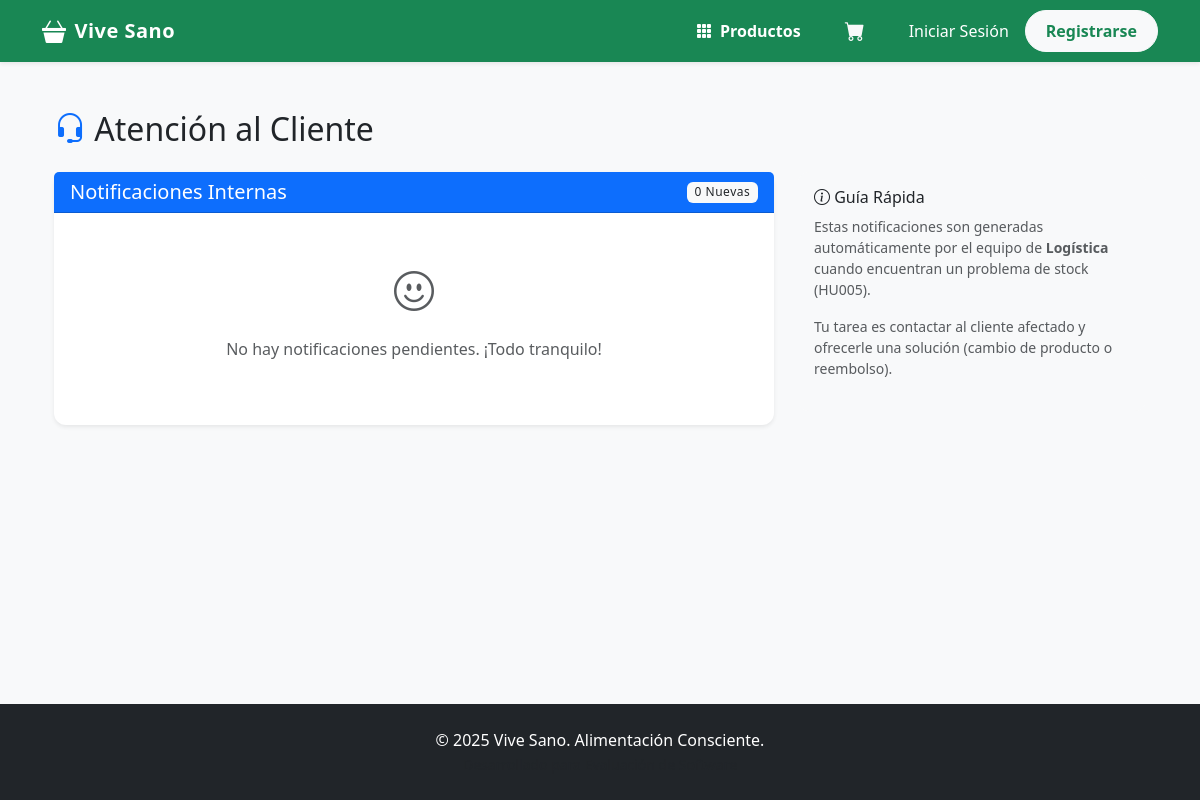
Page /gestion/atencion/ on the earlier database version.
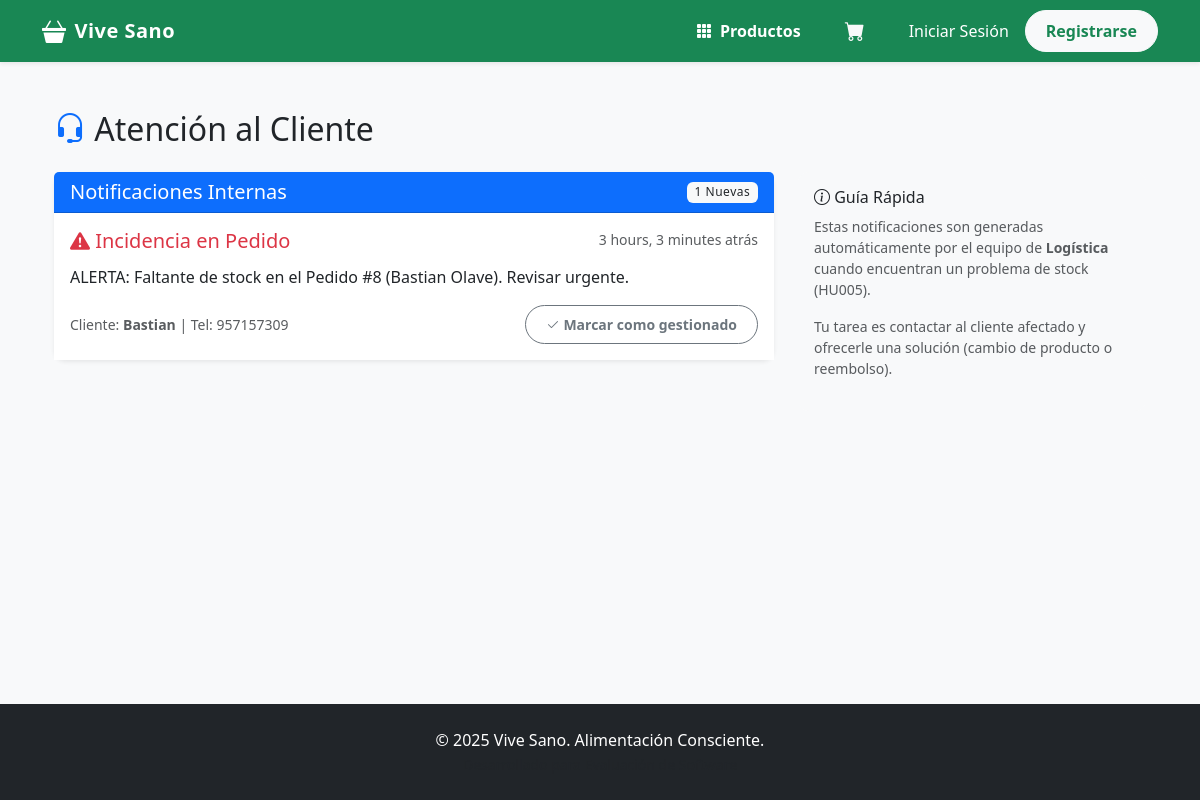
Same page on the later database version.
### gestion/models.py (models this page shows, shortened)
class Notificacion(models.Model):
    destinatario_grupo = models.ForeignKey(Group, on_delete=models.CASCADE)
    mensaje = models.TextField()
    fecha = models.DateTimeField(auto_now_add=True)
    leido = models.BooleanField(default=False)
    pedido = models.ForeignKey(Pedido, on_delete=models.SET_NULL, null=True, blank=True)

class Pedido(models.Model):
    ESTADO_CHOICES = [
        ('Pendiente', 'Pendiente'),
        ('En Preparacion', 'En Preparación'),
        ('En Espera Faltante', 'En espera por faltante'), # [cite: 339]
        ('Despachado', 'Despachado'),
        ('Entregado', 'Entregado'),
        ('Cancelado', 'Cancelado'),
    ]
    cliente = models.ForeignKey(Cliente, on_delete=models.SET_NULL, null=True, blank=True)
    fecha = models.DateTimeField(auto_now_add=True)
    total = models.DecimalField(max_digits=10, decimal_places=2, default=0.00)
    estado = models.CharField(max_length=20, choices=ESTADO_CHOICES, default='Pendiente')

class Cliente(models.Model):
    user = models.OneToOneField(User, on_delete=models.CASCADE, null=True, blank=True)
    nombre = models.CharField(max_length=100)
    apellido = models.CharField(max_length=100)
    email = models.EmailField(unique=True)
    telefono = models.CharField(max_length=15, blank=True)
    direccion = models.CharField(max_length=255, blank=True)

### gestion/views.py (the view)
# urls.py: path('atencion/', views.dashboard_atencion, name='dashboard_atencion'),
def dashboard_atencion(request):
    try:
        grupo_atencion = Group.objects.get(name='Atencion al cliente')
        notificaciones = Notificacion.objects.filter(destinatario_grupo=grupo_atencion, leido=False).order_by('-fecha')
    except Group.DoesNotExist:
        notificaciones = []
    return render(request, 'gestion/dashboard_atencion.html', {'notificaciones': notificaciones})

### gestion/templates/gestion/dashboard_atencion.html (shortened to what this page needs)
{% extends 'base.html' %}
{% block content %}
<div class="container">
    <h2 class="mb-4"><i class="bi bi-headset text-primary"></i> Atención al Cliente</h2>
    <div class="row">
        <div class="col-md-8">
            <div class="card shadow-sm">
                <div class="card-header bg-primary text-white d-flex justify-content-between align-items-center">
                    <h5 class="mb-0">Notificaciones Internas</h5>
                    <span class="badge bg-light text-dark">{{ notificaciones|length }} Nuevas</span>
                </div>
                <div class="card-body p-0">
                    <div class="list-group list-group-flush">
                        {% for notif in notificaciones %}
                        <div class="list-group-item list-group-item-action flex-column align-items-start p-3">
                            <div class="d-flex w-100 justify-content-between">
                                <h5 class="mb-1 text-danger">
                                    <i class="bi bi-exclamation-triangle-fill"></i> Incidencia en Pedido
                                </h5>
                                <small class="text-muted">{{ notif.fecha|timesince }} atrás</small>
                            </div>
                            <p class="mb-2 mt-2">{{ notif.mensaje }}</p>
                            <div class="d-flex justify-content-between align-items-center mt-3">
                                {% if notif.pedido %}
                                <span class="text-muted small">
                                    Cliente: <strong>{{ notif.pedido.cliente.nombre }}</strong> | Tel: {{ notif.pedido.cliente.telefono }}
                                </span>
                                {% endif %}
                                <a href="{% url 'marcar_leido' notif.id %}" class="btn btn-sm btn-outline-secondary">
                                    <i class="bi bi-check2"></i> Marcar como gestionado
                                </a>
                            </div>
                        </div>
                        {% empty %}
                        <div class="text-center py-5">
                            <i class="bi bi-emoji-smile fs-1 text-muted"></i>
                            <p class="mt-3 text-muted">No hay notificaciones pendientes. ¡Todo tranquilo!</p>
                        </div>
                        {% endfor %}
                    </div>
                </div>
            </div>
        </div>
        <div class="col-md-4">
            <div class="card bg-light">
                <div class="card-body">
                    <h6><i class="bi bi-info-circle"></i> Guía Rápida</h6>
                    <p class="small text-muted">
                        Estas notificaciones son generadas automáticamente por el equipo de <strong>Logística</strong> cuando encuentran un problema de stock (HU005).
                    </p>
                    <p class="small text-muted">
                        Tu tarea es contactar al cliente afectado y ofrecerle una solución (cambio de producto o reembolso).
                    </p>
                </div>
            </div>
        </div>
    </div>
</div>
{% endblock %}

### templates/base.html (shortened to what this page needs)
{% load static %}
{% load auth_extras %}
<!DOCTYPE html>
<html lang="es">
<head>
    <link href="https://cdn.jsdelivr.net/npm/bootstrap@5.3.2/dist/css/bootstrap.min.css" rel="stylesheet">
    <link rel="stylesheet" href="https://cdn.jsdelivr.net/npm/bootstrap-icons@1.11.3/font/bootstrap-icons.css">
    <link rel="stylesheet" href="{% static 'css/styles.css' %}">
</head>
<body class="d-flex flex-column min-vh-100">
    <nav class="navbar navbar-expand-lg navbar-dark bg-success sticky-top shadow-sm">
      <div class="container">
        <a class="navbar-brand d-flex align-items-center" href="{% url 'core:home' %}">
            <i class="bi bi-basket3-fill me-2 fs-4"></i>
            <span>Vive Sano</span>
        </a>
        <div class="collapse navbar-collapse" id="navbarNav">
          <ul class="navbar-nav ms-auto align-items-center">
            <li class="nav-item me-3">
                <a class="nav-link fw-bold text-white" href="{% url 'core:catalogo' %}">
                    <i class="bi bi-grid-3x3-gap-fill me-1"></i> Productos
                </a>
            </li>
            <li class="nav-item me-3">
                <a href="{% url 'core:ver_carrito' %}" class="btn btn-outline-light position-relative border-0">
                    <i class="bi bi-cart-fill fs-5"></i>
                </a>
            </li>
            {% if user.is_authenticated %}
                <li class="nav-item dropdown">
                    <a class="nav-link dropdown-toggle text-white fw-bold" href="#" role="button" data-bs-toggle="dropdown">
                        Hola, {{ user.first_name|default:user.username }}
                    </a>
                    <ul class="dropdown-menu dropdown-menu-end shadow">
                        {% if user.is_staff %}
                            <li><h6 class="dropdown-header">Gestión Interna</h6></li>
                            {% if request.user|has_group:"Logistica" or user.is_superuser %}
                                <li><a class="dropdown-item" href="{% url 'dashboard_logistica' %}"><i class="bi bi-box-seam me-2"></i>Logística</a></li>
                            {% endif %}
                            {% if request.user|has_group:"Atencion al cliente" or user.is_superuser %}
                                <li><a class="dropdown-item" href="{% url 'dashboard_atencion' %}"><i class="bi bi-headset me-2"></i>Atención Cliente</a></li>
                            {% endif %}
                            <li><hr class="dropdown-divider"></li>
                            <li><a class="dropdown-item" href="/admin/"><i class="bi bi-gear me-2"></i>Admin Django</a></li>
                            <li><hr class="dropdown-divider"></li>
                        {% endif %}
                        <li><a class="dropdown-item text-danger" href="{% url 'core:logout' %}"><i class="bi bi-box-arrow-right me-2"></i>Cerrar Sesión</a></li>
                    </ul>
                </li>
            {% else %}
                <li class="nav-item">
                    <a class="nav-link text-white" href="{% url 'core:login' %}">Iniciar Sesión</a>
                </li>
                <li class="nav-item ms-2">
                    <a class="btn btn-light text-success fw-bold" href="{% url 'core:registro' %}">Registrarse</a>
                </li>
            {% endif %}
          </ul>
        </div>
      </div>
    </nav>
    <main class="container my-5">
        {% block content %}{% endblock %}
    </main>
    <footer class="bg-dark text-white text-center py-4 mt-auto">
        <div class="container">
            <p class="mb-0">&copy; 2025 Vive Sano. Alimentación Consciente.</p>
            <small class="text-muted">Desarrollado para Evaluación de Software</small>
        </div>
    </footer>
</body>
</html>

### static/css/styles.css (style rules this page uses)
body { background-color: #f8f9fa; font-family: 'Segoe UI', Tahoma, Geneva, Verdana, sans-serif; }
.navbar-brand { font-weight: 700; letter-spacing: 0.5px; }
.nav-link { font-weight: 500; transition: color 0.3s ease; }
.card { border: none; border-radius: 12px; transition: transform 0.2s ease, box-shadow 0.2s ease; }
.btn { border-radius: 50px; padding: 8px 20px; font-weight: 600; }
.badge { font-weight: 500; letter-spacing: 0.5px; }

Differences in the rows shown:
added Notificacion: fecha "3 hours, 3 minutes", mensaje "ALERTA: Faltante de stock en el Pedido #8 (Bastian Olave). Revisar urgente.", pedido.cliente.nombre "Bastian", pedido.cliente.telefono "957157309"
Other differences:
{{ notificaciones|length }}: "0" → "1"
text no longer shown: "No hay notificaciones pendientes. ¡Todo tranquilo!"
